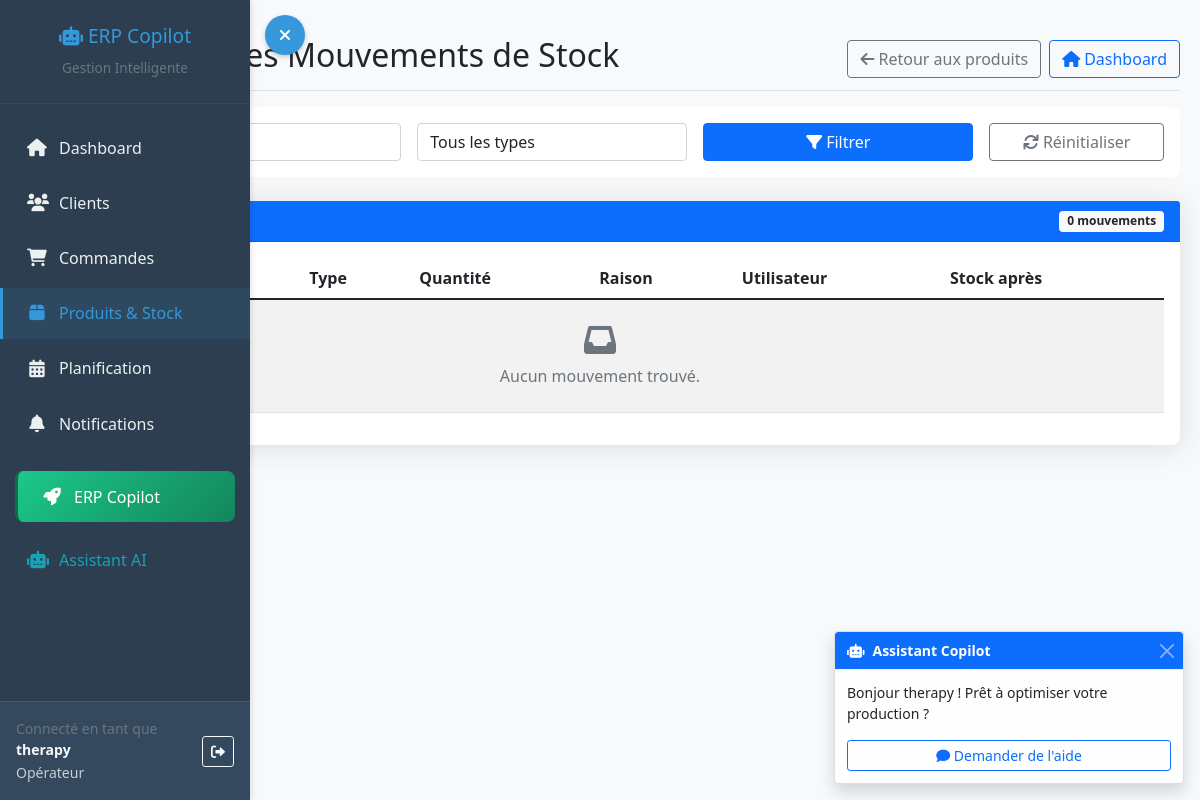
The page /stock/movements/ (signed in) on the database as committed earlier.
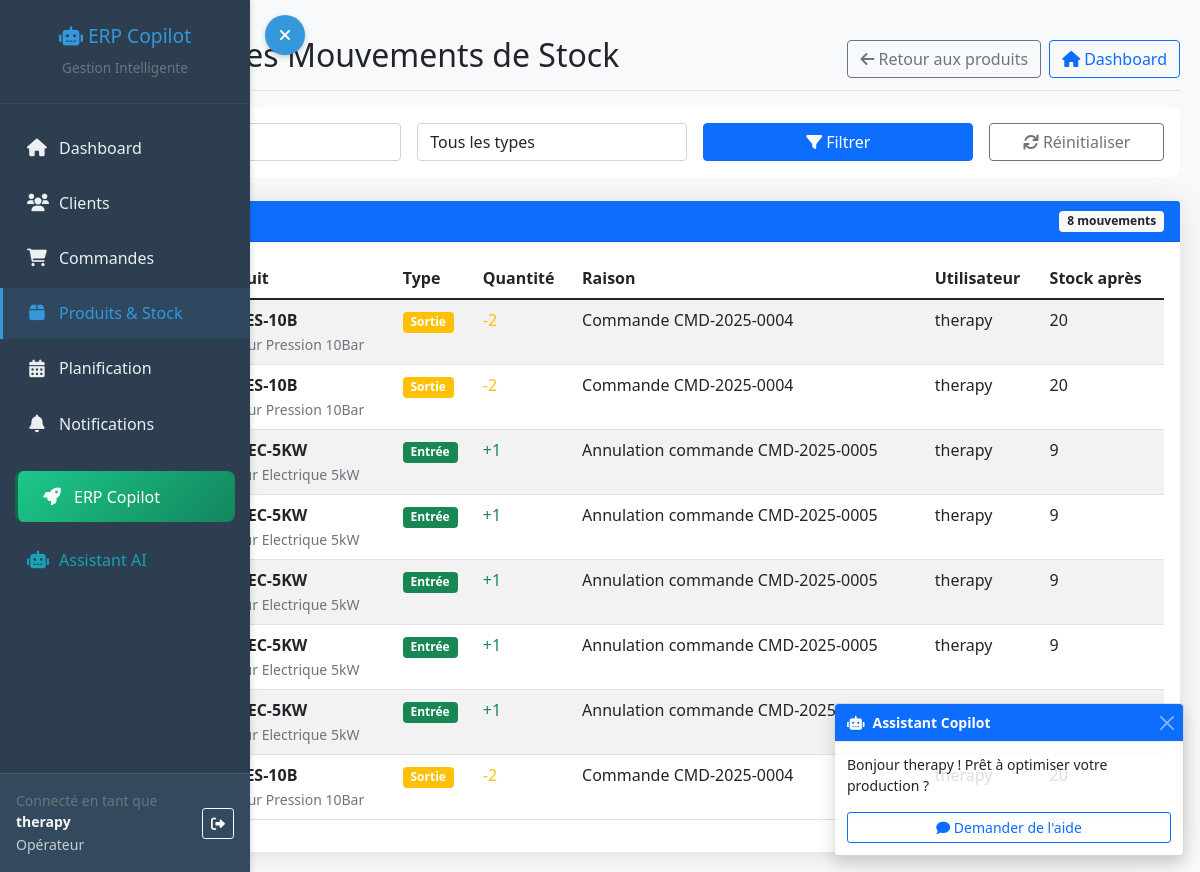
The same page on the database as committed later.
### dashboard/models.py (models this page shows, shortened)
class CustomUser(AbstractUser):
    ROLE_CHOICES = [
        ('admin', 'Administrateur'),
        ('manager', 'Manager'),
        ('supervisor', 'Superviseur'),  # Rôle secondaire avec accès limité
        ('operator', 'Opérateur'),
    ]
    role = models.CharField(max_length=20, choices=ROLE_CHOICES, default='operator')
    phone = models.CharField(max_length=20, blank=True)

class StockMovement(models.Model):
    MOVEMENT_TYPES = [
        ('in', 'Entrée'),
        ('out', 'Sortie'),
        ('adjustment', 'Ajustement'),
    ]
    product = models.ForeignKey(Product, on_delete=models.CASCADE)
    movement_type = models.CharField(max_length=20, choices=MOVEMENT_TYPES)
    quantity = models.IntegerField()
    reason = models.CharField(max_length=100)
    created_at = models.DateTimeField(auto_now_add=True)
    user = models.ForeignKey(CustomUser, on_delete=models.CASCADE, related_name='dashboard_stock_movements')
    customer = models.ForeignKey(Customer, on_delete=models.SET_NULL, null=True, blank=True, related_name='stock_movements')

class Product(models.Model):
    reference = models.CharField(max_length=50, unique=True)
    name = models.CharField(max_length=100)
    description = models.TextField(blank=True)
    price = models.DecimalField(max_digits=10, decimal_places=2)
    min_stock = models.IntegerField(default=5)
    max_stock = models.IntegerField(default=100)
    current_stock = models.IntegerField(default=0)
    created_at = models.DateTimeField(auto_now_add=True)
    is_active = models.BooleanField(default=True)
    archived_at = models.DateTimeField(null=True, blank=True)

### dashboard/views.py (the view)
# urls.py: path('stock/movements/', views.stock_movements, name='stock_movements'),
@login_required
def stock_movements(request):
    movements = StockMovement.objects.select_related('product', 'user').all().order_by('-created_at')
    product_filter = request.GET.get('product', '')
    if product_filter:
        movements = movements.filter(product_id=product_filter)
    type_filter = request.GET.get('type', '')
    if type_filter:
        movements = movements.filter(movement_type=type_filter)
    return render(request, 'dashboard/products/stock_movements.html', {
        'movements': movements,
        'products': Product.objects.all().order_by('reference'),
    })

### templates/dashboard/products/stock_movements.html (shortened to what this page needs)
{% extends 'base.html' %}
{% block content %}
<div class="d-flex justify-content-between flex-wrap flex-md-nowrap align-items-center pt-3 pb-2 mb-3 border-bottom">
    <h1 class="h2">
        Historique des Mouvements de Stock
    </h1>
    <div class="btn-toolbar mb-2 mb-md-0">
        <a href="{% url 'product_list' %}" class="btn btn-outline-secondary me-2">
            <i class="fas fa-arrow-left me-1"></i>Retour aux produits
        </a>
        <a href="{% url 'dashboard' %}" class="btn btn-outline-primary">
            <i class="fas fa-home me-1"></i>Dashboard
        </a>
    </div>
</div>
<div class="row mb-4">
    <div class="col-12">
        <div class="card">
            <div class="card-body">
                <form method="get" class="row g-3">
                    <div class="col-md-4">
                    </div>
                    <div class="col-md-3">
                        <select name="type" class="form-control">
                            <option value="">Tous les types</option>
                        </select>
                    </div>
                    <div class="col-md-3">
                        <button type="submit" class="btn btn-primary w-100">
                            <i class="fas fa-filter me-1"></i>Filtrer
                        </button>
                    </div>
                    <div class="col-md-2">
                        <a href="{% url 'stock_movements' %}" class="btn btn-outline-secondary w-100">
                            <i class="fas fa-refresh me-1"></i>Réinitialiser
                        </a>
                    </div>
                </form>
            </div>
        </div>
    </div>
</div>
<div class="row">
    <div class="col-12">
        <div class="card shadow">
            <div class="card-header bg-primary text-white d-flex justify-content-between align-items-center">
                <h5 class="mb-0">Mouvements de stock</h5>
                <span class="badge bg-light text-dark">{{ movements.count }} mouvements</span>
            </div>
            <div class="card-body">
                <div class="table-responsive">
                    <table class="table table-striped table-hover">
                        <thead>
                            <tr>
                                <th>Date</th>
                                <th>Produit</th>
                                <th>Type</th>
                                <th>Quantité</th>
                                <th>Raison</th>
                                <th>Utilisateur</th>
                                <th>Stock après</th>
                            </tr>
                        </thead>
                        <tbody>
                            {% for movement in movements %}
                            <tr>
                                <td>{{ movement.created_at|date:"d/m/Y H:i" }}</td>
                                <td>
                                    <strong>{{ movement.product.reference }}</strong><br>
                                    <small class="text-muted">{{ movement.product.name }}</small>
                                </td>
                                <td>
                                    <span class="badge
                                        {% if movement.movement_type == 'in' %}bg-success
                                        {% elif movement.movement_type == 'out' %}bg-warning
                                        {% else %}bg-info{% endif %}">
                                        {{ movement.get_movement_type_display }}
                                    </span>
                                </td>
                                <td>
                                    <span class="{% if movement.movement_type == 'in' %}text-success{% else %}text-warning{% endif %}">
                                        {% if movement.movement_type == 'in' %}+{% else %}-{% endif %}{{ movement.quantity }}
                                    </span>
                                </td>
                                <td>{{ movement.reason }}</td>
                                <td>{{ movement.user.username }}</td>
                                <td>
                                    {% with product=movement.product %}
                                        {% if movement.movement_type == 'in' %}
                                            {{ product.current_stock }}
                                        {% elif movement.movement_type == 'out' %}
                                            {{ product.current_stock }}
                                        {% else %}
                                            {{ movement.quantity }}
                                        {% endif %}
                                    {% endwith %}
                                </td>
                            </tr>
                            {% empty %}
                            <tr>
                                <td colspan="7" class="text-center text-muted py-4">
                                    <i class="fas fa-inbox fa-2x mb-2"></i><br>
                                    Aucun mouvement trouvé.
                                </td>
                            </tr>
                            {% endfor %}
                        </tbody>
                    </table>
                </div>
            </div>
        </div>
    </div>
</div>
{% endblock %}

### templates/base.html (shortened to what this page needs)
<!DOCTYPE html>
<html lang="fr">
<head>
    <link href="https://cdn.jsdelivr.net/npm/bootstrap@5.1.3/dist/css/bootstrap.min.css" rel="stylesheet">
    <link href="https://cdnjs.cloudflare.com/ajax/libs/font-awesome/6.0.0/css/all.min.css" rel="stylesheet">
</head>
<body>
    <nav class="sidebar" id="sidebar">
        <div class="sidebar-sticky">
            <div class="sidebar-header text-center">
                <h5 class="text-primary">
                    <i class="fas fa-robot"></i> ERP Copilot
                </h5>
                <small class="text-muted">Gestion Intelligente</small>
            </div>
            <ul class="nav flex-column">
                <li class="nav-item">
                    <a class="nav-link {% if request.resolver_match.url_name == 'dashboard' %}active{% endif %}"
                    href="{% url 'dashboard' %}">
                        <i class="fas fa-home"></i>
                        Dashboard
                    </a>
                </li>
                <li class="nav-item">
                    <a class="nav-link {% if 'customers' in request.path %}active{% endif %}"
                    href="{% url 'customer_list' %}">
                        <i class="fas fa-users"></i>
                        Clients
                    </a>
                </li>
                <li class="nav-item">
                    <a class="nav-link {% if 'orders' in request.path %}active{% endif %}"
                    href="{% url 'order_list' %}">
                        <i class="fas fa-shopping-cart"></i>
                        Commandes
                    </a>
                </li>
                <li class="nav-item">
                    <a class="nav-link {% if 'products' in request.path or 'stock' in request.path %}active{% endif %}"
                    href="{% url 'product_list' %}">
                        <i class="fas fa-box"></i>
                        Produits & Stock
                    </a>
                </li>
                <li class="nav-item">
                    <a class="nav-link {% if 'planning' in request.path %}active{% endif %}"
                    href="{% url 'planning_dashboard' %}">
                        <i class="fas fa-calendar-alt"></i>
                        Planification
                    </a>
                </li>
                <li class="nav-item position-relative">
                    <a class="nav-link" href="{% url 'notifications_list' %}">
                        <i class="fas fa-bell"></i>
                        Notifications
                    </a>
                </li>
                <li class="nav-item">
                    <a class="nav-link erp-copilot" href="{% url 'erp_copilot' %}">
                        <i class="fas fa-rocket"></i>
                        ERP Copilot
                    </a>
                </li>
                <li class="nav-item">
                    <a class="nav-link text-info" href="{% url 'ai_assistant' %}">
                        <i class="fas fa-robot"></i>
                        Assistant AI
                    </a>
                </li>
            </ul>
            <div class="user-info-container">
                <div class="d-flex align-items-center">
                    <div class="flex-grow-1">
                        <small class="text-muted d-block">Connecté en tant que</small>
                        <div class="fw-bold text-light small">{{ user.username }}</div>
                        {% if user.role %}
                        <small class="text-light opacity-75">{{ user.get_role_display }}</small>
                        {% endif %}
                    </div>
                    <form method="post" action="{% url 'logout' %}" class="m-0">
                        <button type="submit" class="btn btn-sm btn-outline-light" title="Déconnexion">
                            <i class="fas fa-sign-out-alt"></i>
                        </button>
                    </form>
                </div>
            </div>
        </div>
    </nav>
    <button class="sidebar-toggle" id="sidebarToggle">
        <i class="fas fa-bars" id="toggleIcon"></i>
    </button>
    <main id="mainContent">
        {% block content %}
        {% endblock %}
    </main>
    <div class="position-fixed bottom-0 end-0 m-3" style="z-index: 1050;">
        <div class="toast show" role="alert" id="copilotToast">
            <div class="toast-header bg-primary text-white">
                <i class="fas fa-robot me-2"></i>
                <strong class="me-auto">Assistant Copilot</strong>
                <button type="button" class="btn-close btn-close-white" data-bs-dismiss="toast"></button>
            </div>
            <div class="toast-body">
                <p>Bonjour {{ user.username }} ! Prêt à optimiser votre production ?</p>
                <button class="btn btn-sm btn-outline-primary w-100" onclick="showCopilotHelp()">
                    <i class="fas fa-comment"></i> Demander de l'aide
                </button>
            </div>
        </div>
    </div>
</body>
</html>

### templates/base.html (style rules this page uses)
body { overflow-x: hidden; background-color: #f8f9fa; transition: margin-left 0.3s ease; }
.sidebar { position: fixed; top: 0; bottom: 0; left: 0; z-index: 1000; padding: 0; box-shadow: 2px 0 5px rgba(0,0,0,0.1); width: 250px; background-color: #2c3e50; transition: transform 0.3s ease; transform: translateX(0); display: flex; flex-direction: column; }
.sidebar-sticky { position: relative; height: 100vh; overflow-y: auto; padding: 0; display: flex; flex-direction: column; flex: 1; }
.sidebar-header { padding: 1.5rem 1rem; border-bottom: 1px solid #34495e; flex-shrink: 0; background-color: #2c3e50; }
.sidebar .nav { flex: 1; overflow-y: auto; padding: 1rem 0; }
.sidebar .nav-link { font-weight: 500; color: #ecf0f1; padding: 0.85rem 1.5rem; border-left: 3px solid transparent; transition: all 0.3s; margin: 2px 0; display: flex; align-items: center; position: relative; }
.sidebar .nav-link.active { color: #3498db; background-color: rgba(52, 152, 219, 0.1); border-left-color: #3498db; }
.sidebar .nav-link i { margin-right: 12px; width: 20px; text-align: center; font-size: 1.1rem; }
.sidebar-toggle { position: fixed; top: 15px; left: 15px; z-index: 1001; background: #3498db; border: none; border-radius: 50%; width: 40px; height: 40px; color: white; cursor: pointer; transition: all 0.3s ease; box-shadow: 0 2px 5px rgba(0,0,0,0.2); }
main { margin-left: 0; padding: 20px; transition: margin-left 0.3s ease; min-height: 100vh; }
.sidebar:not(.collapsed) + .sidebar-toggle { left: 265px; }
.sidebar-header h5 { color: #3498db !important; margin-bottom: 0.5rem; font-size: 1.2rem; }
.sidebar-header small { color: #bdc3c7; font-size: 0.85rem; }
.user-info-container { margin-top: auto; padding: 1rem; background-color: #34495e; border-top: 1px solid #455a64; flex-shrink: 0; }
.card { border: none; border-radius: 0.5rem; }
.shadow { box-shadow: 0 0.15rem 1.75rem 0 rgba(58, 59, 69, 0.15) !important; }
.nav-link.erp-copilot { background: linear-gradient(135deg, #1cc88a, #13855c); color: white !important; margin: 20px 15px 10px 15px; border-radius: 8px; border-left: 3px solid #0f6e4a !important; padding: 0.85rem 1.5rem; }
.nav-link.erp-copilot i { color: white !important; }
.nav-link.text-info { color: #17a2b8 !important; }

Rows that differ between the two databases and show on the page:
added StockMovement: product.reference "C-PRES-10B", product.name "Capteur Pression 10Bar", movement_type "Sortie", quantity "2", reason "Commande CMD-2025-0004", user.username "therapy", product.current_stock "20"
added StockMovement: product.reference "C-PRES-10B", product.name "Capteur Pression 10Bar", movement_type "Sortie", quantity "2", reason "Commande CMD-2025-0004", user.username "therapy", product.current_stock "20"
added StockMovement: product.reference "M-ELEC-5KW", product.name "Moteur Electrique 5kW", movement_type "Entrée", quantity "1", reason "Annulation commande CMD-2025-0005", user.username "therapy", product.current_stock "9"
added StockMovement: product.reference "M-ELEC-5KW", product.name "Moteur Electrique 5kW", movement_type "Entrée", quantity "1", reason "Annulation commande CMD-2025-0005", user.username "therapy", product.current_stock "9"
added StockMovement: product.reference "M-ELEC-5KW", product.name "Moteur Electrique 5kW", movement_type "Entrée", quantity "1", reason "Annulation commande CMD-2025-0005", user.username "therapy", product.current_stock "9"
added StockMovement: product.reference "M-ELEC-5KW", product.name "Moteur Electrique 5kW", movement_type "Entrée", quantity "1", reason "Annulation commande CMD-2025-0005", user.username "therapy", product.current_stock "9"
added StockMovement: product.reference "M-ELEC-5KW", product.name "Moteur Electrique 5kW", movement_type "Entrée", quantity "1", reason "Annulation commande CMD-2025-0005"
added StockMovement: product.reference "C-PRES-10B", product.name "Capteur Pression 10Bar", movement_type "Sortie", quantity "2", reason "Commande CMD-2025-0004", user.username "therapy", product.current_stock "20"
Other text that changed with them:
{{ movements.count }}: "0" → "8"
text no longer shown: "Aucun mouvement trouvé."
